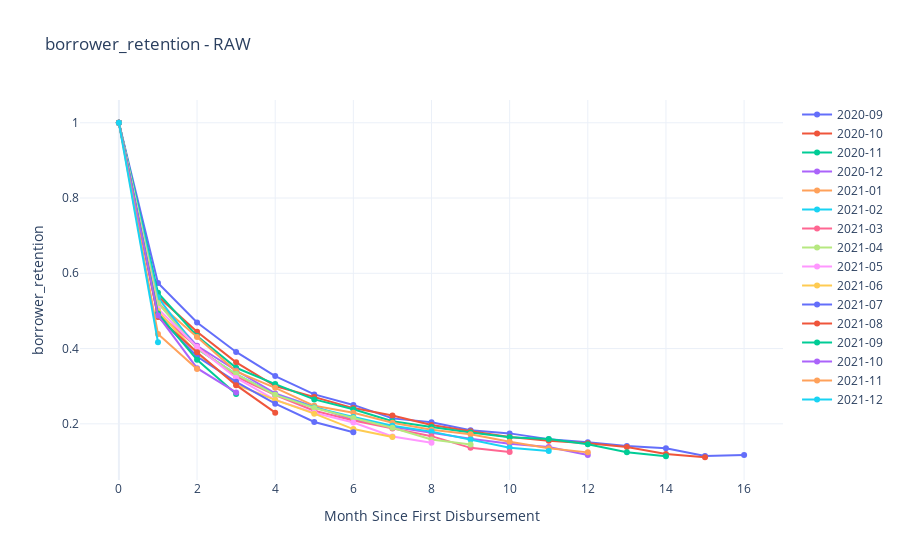

Source (notebook cell):
### Markdown cell above
Over time, cohorts have seen a drop in retention rates. There's a very clear drop in the knee of the curves going from earlier cohorts to more recent cohorts. This is more clearly visible if we pick an individual *Month Since Disbursement* and look at vertical slices of this data.

### Code cell
ps.plot_cohorts('borrower_retention', data='raw')

### Figure 1 — Plotly figure (JSON) as saved in the notebook; plotly's stock layout.template omitted (floating-point values rounded to 4 significant figures)
{"data": [{"line": {"width": 2}, "mode": "markers+lines", "name": "2020-09", "type": "scatter", "x": [0, 1, 2, 3, 4, 5, 6, 7, 8, 9, 10, 11, 12, 13, 14, 15, 16], "y": [1, 0.5744, 0.4693, 0.391, 0.3268, 0.2782, 0.2502, 0.2145, 0.2043, 0.1832, 0.1746, 0.1593, 0.1509, 0.1413, 0.1351, 0.1145, 0.1174]}, {"line": {"width": 2}, "mode": "markers+lines", "name": "2020-10", "type": "scatter", "x": [0, 1, 2, 3, 4, 5, 6, 7, 8, 9, 10, 11, 12, 13, 14, 15], "y": [1, 0.5387, 0.4444, 0.3634, 0.3004, 0.2713, 0.2418, 0.2218, 0.197, 0.1803, 0.1649, 0.1549, 0.1482, 0.1386, 0.1197, 0.1112]}, {"line": {"width": 2}, "mode": "markers+lines", "name": "2020-11", "type": "scatter", "x": [0, 1, 2, 3, 4, 5, 6, 7, 8, 9, 10, 11, 12, 13, 14], "y": [1, 0.5481, 0.4335, 0.3489, 0.3056, 0.2649, 0.2388, 0.207, 0.1915, 0.1768, 0.1641, 0.1597, 0.1454, 0.1246, 0.1136]}, {"line": {"width": 2}, "mode": "markers+lines", "name": "2020-12", "type": "scatter", "x": [0, 1, 2, 3, 4, 5, 6, 7, 8, 9, 10, 11, 12], "y": [1, 0.5231, 0.4073, 0.3417, 0.2809, 0.2467, 0.2105, 0.1919, 0.1764, 0.1606, 0.1473, 0.1385, 0.1173]}, {"line": {"width": 2}, "mode": "markers+lines", "name": "2021-01", "type": "scatter", "x": [0, 1, 2, 3, 4, 5, 6, 7, 8, 9, 10, 11, 12], "y": [1, 0.5205, 0.4309, 0.3394, 0.2957, 0.2479, 0.2293, 0.2028, 0.1841, 0.1724, 0.1521, 0.1349, 0.1241]}, {"line": {"width": 2}, "mode": "markers+lines", "name": "2021-02", "type": "scatter", "x": [0, 1, 2, 3, 4, 5, 6, 7, 8, 9, 10, 11], "y": [1, 0.5363, 0.3995, 0.3322, 0.2775, 0.2434, 0.218, 0.1952, 0.1793, 0.1581, 0.1365, 0.128]}, {"line": {"width": 2}, "mode": "markers+lines", "name": "2021-03", "type": "scatter", "x": [0, 1, 2, 3, 4, 5, 6, 7, 8, 9, 10], "y": [1, 0.4935, 0.4045, 0.3251, 0.2767, 0.2348, 0.2086, 0.1878, 0.1672, 0.1361, 0.1251]}, {"line": {"width": 2}, "mode": "markers+lines", "name": "2021-04", "type": "scatter", "x": [0, 1, 2, 3, 4, 5, 6, 7, 8, 9], "y": [1, 0.5212, 0.3993, 0.3322, 0.277, 0.2422, 0.2155, 0.1897, 0.1583, 0.1453]}, {"line": {"width": 2}, "mode": "markers+lines", "name": "2021-05", "type": "scatter", "x": [0, 1, 2, 3, 4, 5, 6, 7, 8], "y": [1, 0.5055, 0.4042, 0.3218, 0.2636, 0.2296, 0.2036, 0.1664, 0.1494]}, {"line": {"width": 2}, "mode": "markers+lines", "name": "2021-06", "type": "scatter", "x": [0, 1, 2, 3, 4, 5, 6, 7], "y": [1, 0.4995, 0.3877, 0.3041, 0.2635, 0.227, 0.186, 0.1648]}, {"line": {"width": 2}, "mode": "markers+lines", "name": "2021-07", "type": "scatter", "x": [0, 1, 2, 3, 4, 5, 6], "y": [1, 0.4853, 0.3789, 0.3117, 0.2536, 0.2048, 0.1775]}, {"line": {"width": 2}, "mode": "markers+lines", "name": "2021-08", "type": "scatter", "x": [0, 1, 2, 3, 4], "y": [1, 0.4838, 0.3899, 0.3027, 0.2297]}, {"line": {"width": 2}, "mode": "markers+lines", "name": "2021-09", "type": "scatter", "x": [0, 1, 2, 3], "y": [1, 0.4934, 0.3699, 0.2789]}, {"line": {"width": 2}, "mode": "markers+lines", "name": "2021-10", "type": "scatter", "x": [0, 1, 2, 3], "y": [1, 0.4876, 0.3479, 0.2835]}, {"line": {"width": 2}, "mode": "markers+lines", "name": "2021-11", "type": "scatter", "x": [0, 1, 2], "y": [1, 0.4385, 0.3455]}, {"line": {"width": 2}, "mode": "markers+lines", "name": "2021-12", "type": "scatter", "x": [0, 1], "y": [1, 0.4169]}], "layout": {"title": {"text": "borrower_retention - RAW"}, "xaxis": {"title": {"text": "Month Since First Disbursement"}}, "yaxis": {"title": {"text": "borrower_retention"}}}}
